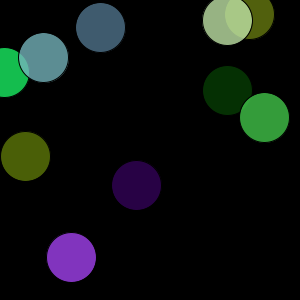
Frame 1 (no input)
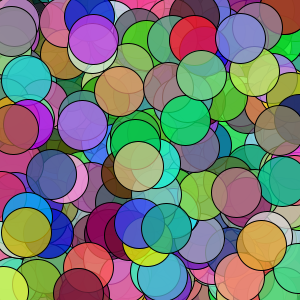
Frame 60 (the mouse pressed at the canvas centre just before this capture)
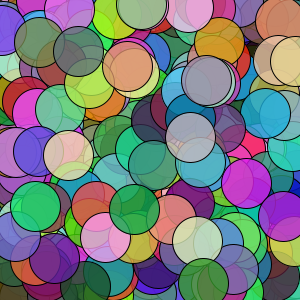
Frame 120 (the mouse held since frame 60 and released just before this capture)

The Processing sketch that drew these frames (run headless with seeded random() and noise(); from frame 60 on, the mouse is pressed at the canvas centre):

// Processing sketch: ex11_03
// ── ex11_03.pde
// 랜덤한 위치와 색상으로 원 생성

void setup() {
  size(300, 300);
  background(0);
}

void draw() {
  for (int i = 0; i < 10; i++) {
    display();
  }
}

void display() {
  fill(random(255), random(255), random(255), 200);
  ellipse(random(width), random(height), 50, 50);
}
